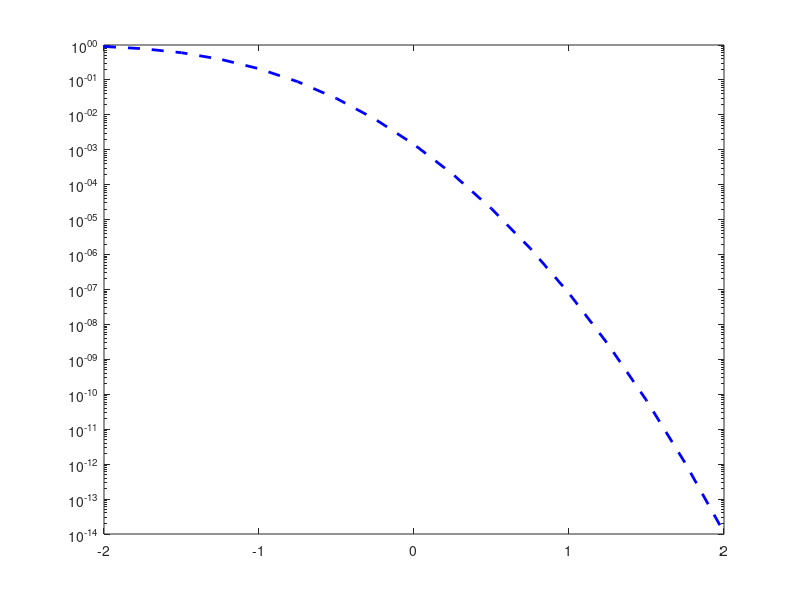

Write MATLAB code to recreate this figure. (Note: this script raises an error after producing the figure.)
r = 1/4;
K = 128;
N = 512;
EbN0_dB_range = -2:0.25:2;
EbN0_range = 10.^(EbN0_dB_range/10); 

P_NA = zeros(size(EbN0_range));

for i = 1:length(EbN0_range)
    EbN0 = EbN0_range(i);
    P = r * EbN0;
    
    C = log2(1 + P);

    V = (log2(exp(1)))^2 * (P*(P+2))/(2*(P+1)^2);

    argument = sqrt(N/V) * (C - r + (log2(N))/(2*N));
    P_NA(i) = qfunc(argument);
end

EbN0_min = (2^(r) - 1)/(r);
EbN0_min_dB = 10*log10(EbN0_min);

disp('Eb/N0 (dB) | Normal Approximation P_e');
disp('------------------------------------');
for i = 1:length(EbN0_dB_range)
    fprintf('%6.1f     | %12.4e\n', EbN0_dB_range(i), P_NA(i));
end
fprintf('\nShannon Limit for rate %.2f: %.4f dB\n', r, EbN0_min_dB);

figure;
semilogy(EbN0_dB_range, P_NA, 'b--', 'LineWidth', 2); hold on;
xline(EbN0_min_dB, 'k:', 'LineWidth', 2);
grid on;
xlabel('E_b/N_0 (dB)');
ylabel('Block Error Probability (P_{N,e})');
title(sprintf('Reference Performance (r = %.2f, N = %d)', r, N));
ylim([10e-4 10e0]);
xlim([-2 2]);

tic;
Q=[0 1 2 4 8 16 32 3 5 64 9 6 17 10 18 128 12 33 65 20 256 34 24 36 7 129 66 512 11 40 68 130 ...
    19 13 48 14 72 257 21 132 35 258 26 513 80 37 25 22 136 260 264 38 514 96 67 41 144 28 69 42 ...
    516 49 74 272 160 520 288 528 192 544 70 44 131 81 50 73 15 320 133 52 23 134 384 76 137 82 56 27 ...
    97 39 259 84 138 145 261 29 43 98 515 88 140 30 146 71 262 265 161 576 45 100 640 51 148 46 75 266 273 517 104 162 ...
    53 193 152 77 164 768 268 274 518 54 83 57 521 112 135 78 289 194 85 276 522 58 168 139 99 86 60 280 89 290 529 524 ...
    196 141 101 147 176 142 530 321 31 200 90 545 292 322 532 263 149 102 105 304 296 163 92 47 267 385 546 324 208 386 150 153 ...
    165 106 55 328 536 577 548 113 154 79 269 108 578 224 166 519 552 195 270 641 523 275 580 291 59 169 560 114 277 156 87 197 ...
    116 170 61 531 525 642 281 278 526 177 293 388 91 584 769 198 172 120 201 336 62 282 143 103 178 294 93 644 202 592 323 392 ...
    297 770 107 180 151 209 284 648 94 204 298 400 608 352 325 533 155 210 305 547 300 109 184 534 537 115 167 225 326 306 772 157 ...
    656 329 110 117 212 171 776 330 226 549 538 387 308 216 416 271 279 158 337 550 672 118 332 579 540 389 173 121 553 199 784 179 ...
    228 338 312 704 390 174 554 581 393 283 122 448 353 561 203 63 340 394 527 582 556 181 295 285 232 124 205 182 643 562 286 585 ...
    299 354 211 401 185 396 344 586 645 593 535 240 206 95 327 564 800 402 356 307 301 417 213 568 832 588 186 646 404 227 896 594 ...
    418 302 649 771 360 539 111 331 214 309 188 449 217 408 609 596 551 650 229 159 420 310 541 773 610 657 333 119 600 339 218 368 ...
    652 230 391 313 450 542 334 233 555 774 175 123 658 612 341 777 220 314 424 395 673 583 355 287 183 234 125 557 660 616 342 316 ...
    241 778 563 345 452 397 403 207 674 558 785 432 357 187 236 664 624 587 780 705 126 242 565 398 346 456 358 405 303 569 244 595 ...
    189 566 676 361 706 589 215 786 647 348 419 406 464 680 801 362 590 409 570 788 597 572 219 311 708 598 601 651 421 792 802 611 ...
    602 410 231 688 653 248 369 190 364 654 659 335 480 315 221 370 613 422 425 451 614 543 235 412 343 372 775 317 222 426 453 237 ...
    559 833 804 712 834 661 808 779 617 604 433 720 816 836 347 897 243 662 454 318 675 618 898 781 376 428 665 736 567 840 625 238 ...
    359 457 399 787 591 678 434 677 349 245 458 666 620 363 127 191 782 407 436 626 571 465 681 246 707 350 599 668 790 460 249 682 ...
    573 411 803 789 709 365 440 628 689 374 423 466 793 250 371 481 574 413 603 366 468 655 900 805 615 684 710 429 794 252 373 605 ...
    848 690 713 632 482 806 427 904 414 223 663 692 835 619 472 455 796 809 714 721 837 716 864 810 606 912 722 696 377 435 817 319 ...
    621 812 484 430 838 667 488 239 378 459 622 627 437 380 818 461 496 669 679 724 841 629 351 467 438 737 251 462 442 441 469 247 ...
    683 842 738 899 670 783 849 820 728 928 791 367 901 630 685 844 633 711 253 691 824 902 686 740 850 375 444 470 483 415 485 905 ...
    795 473 634 744 852 960 865 693 797 906 715 807 474 636 694 254 717 575 913 798 811 379 697 431 607 489 866 723 486 908 718 813 ...
    476 856 839 725 698 914 752 868 819 814 439 929 490 623 671 739 916 463 843 381 497 930 821 726 961 872 492 631 729 700 443 741 ...
    845 920 382 822 851 730 498 880 742 445 471 635 932 687 903 825 500 846 745 826 732 446 962 936 475 853 867 637 907 487 695 746 ...
    828 753 854 857 504 799 255 964 909 719 477 915 638 748 944 869 491 699 754 858 478 968 383 910 815 976 870 917 727 493 873 701 ...
    931 756 860 499 731 823 922 874 918 502 933 743 760 881 494 702 921 501 876 847 992 447 733 827 934 882 937 963 747 505 855 924 ...
    734 829 965 938 884 506 749 945 966 755 859 940 830 911 871 639 888 479 946 750 969 508 861 757 970 919 875 862 758 948 977 923 ...
    972 761 877 952 495 703 935 978 883 762 503 925 878 735 993 885 939 994 980 926 764 941 967 886 831 947 507 889 984 751 942 996 ...
    971 890 509 949 973 1000 892 950 863 759 1008 510 979 953 763 974 954 879 981 982 927 995 765 956 887 985 997 986 943 891 998 766 ...
    511 988 1001 951 1002 893 975 894 1009 955 1004 1010 957 983 958 987 1012 999 1016 767 989 1003 990 1005 959 1011 1013 895 1006 1014 1017 1018 ...
    991 1020 1007 1015 1019 1021 1022 1023]+1;

EbNodB_all = [];
FER_all = [];
BER_all = [];
function [u_hat, updatedMetrics, x_hat, finalPos] = Polar_decode(LLR, metrics, Frozen, nodes, Ls)
    blockLength = size(LLR, 2);

    if blockLength == 1
        if ismember(nodes, Frozen)
            u_hat = zeros(Ls, 1);
            x_hat = u_hat;
            updatedMetrics = metrics + (LLR < 0) .* abs(LLR);
            finalPos = (1:Ls)';
        else
            hardDecision = double(LLR < 0);
            path0 = metrics;
            path1 = metrics + abs(LLR);
            allPaths = [path0; path1];
            [updatedMetrics, idx] = mink(allPaths, Ls);

            switchMask = idx > Ls;
            baseIdx = idx;
            baseIdx(switchMask) = idx(switchMask) - Ls;
            hardDecision(switchMask) = 1 - hardDecision(switchMask);

            u_hat = hardDecision;
            x_hat = hardDecision;
            finalPos = baseIdx;
        end
        return;
    end

    mid = blockLength / 2;
    leftLLR = sign(LLR(:,1:mid)) .* sign(LLR(:,mid+1:end)) .* min(abs(LLR(:,1:mid)), abs(LLR(:,mid+1:end)));
    [u_left, metrics, x_left, pos1] = Polar_decode(leftLLR, metrics, Frozen, nodes(1:mid), Ls);

    L1 = LLR(pos1, 1:mid);
    L2 = LLR(pos1, mid+1:end);
    if size(x_left,2) == 1
        x_left = repmat(x_left, 1, mid);
    end
    rightLLR = L2 + ((1 - 2 * x_left) .* L1);
    [u_right, metrics, x_right, pos2] = Polar_decode(rightLLR, metrics, Frozen, nodes(mid+1:end), Ls);

    u_left = u_left(pos2, :);
    x_left = x_left(pos2, :);

    x_hat = [mod(x_left + x_right, 2), x_right];
    u_hat = [u_left, u_right];
    finalPos = pos1(pos2);
    updatedMetrics = metrics;
end

for EbNodB = -2:0.25:2
    N = 1024;
    A = 500; crcL = 11;
    crcg = fliplr([1 1 1 0 0 0 1 0 0 0 0 1]);
    K = A + crcL;
    
    n = log2(N);
    rmax = 3;
    maxqr = 31;
    nL = 4;
    
    Rate = A/N;
    EbNo = 10^(EbNodB/10);
    sigma = sqrt(1/(2*Rate*EbNo));
    
    Q1 = Q(Q<=N);
    
    F = Q1(1:N-K);
    
    satx = @(x,th) min(max(x,-th),th);
    f = @(a,b) (1-2*(a<0)).*(1-2*(b<0)).*min(abs(a),abs(b));
    g = @(a,b,c) satx(b+(1-2*c).*a,maxqr);
    Nbiterrs = 0; Nblkerrs = 0; Nblocks = 1000;
    for blk = 1:Nblocks
        msg = randi([0 1],1,A);
        [quot,rem] = gfdeconv([zeros(1,crcL) fliplr(msg)],crcg);
        msgcrc = [msg fliplr([rem zeros(1,crcL-length(rem))])];
        
        u = zeros(1,N);
        
        u(Q1(N-K+1:end)) = msgcrc;
        
        m = 1;
        for d = n-1:-1:0
            for i = 1:2*m:N
                a = u(i:i+m-1);
                b = u(i+m:i+2*m-1);
                u(i:i+2*m-1) = [mod(a+b,2) b];
            end
            m = m * 2;
        end
        cword = u;
        
        s = 1 - 2 * cword;
        r = s + sigma * randn(1,N);
        
        LLR = repmat(r, nL, 1, 1);

        PathMetrics = Inf*ones(nL,1);
        PathMetrics(1) = 0;

        node = 1:N;
        [u_capL,PathMetrics,x_cap,positions] = Polar_decode(LLR,PathMetrics,frozenIndices,node,nL);
        message_capL = u_capL(:,Q(N-K+1:end));
        ans_ind = 1;
        for in = 1:nL
            [qoutient, remainder] = gfdeconv(fliplr(message_capL(in, :)),crcg);
            if (remainder==0)
                ans_ind = in;
                break
            end
        end
        msg_cap = message_capL(ans_ind,1:A);
        
        Nerrs = sum(msg ~= msg_cap);
        if Nerrs > 0
            Nbiterrs = Nbiterrs + Nerrs;
            Nblkerrs = Nblkerrs + 1;
        end
    end
    
    BER_sim = Nbiterrs/A/Nblocks;
    FER_sim = Nblkerrs/Nblocks;
    EbNodB_all = [EbNodB_all; EbNodB];
    FER_all = [FER_all; FER_sim+1e-7];
    BER_all = [BER_all; BER_sim+1e-7];
    %1e-7 is added because 0 cannot be represented in this semilog graph
    %so we added a negligible value that could be plotted through the graph
    % otherwise this value has no significance
    fprintf('EbNodB = %.2f, FER_sim = %.4f, BER_sim = %.4f\n', EbNodB, FER_sim, BER_sim);
end

semilogy(EbNodB_all,BER_all,'-o', 'LineWidth', 2, 'MarkerSize', 4, 'MarkerFaceColor', 'r');

elapsedTime = toc;
fprintf('Number of iterations %d took %.4f seconds', Nblocks, elapsedTime);

